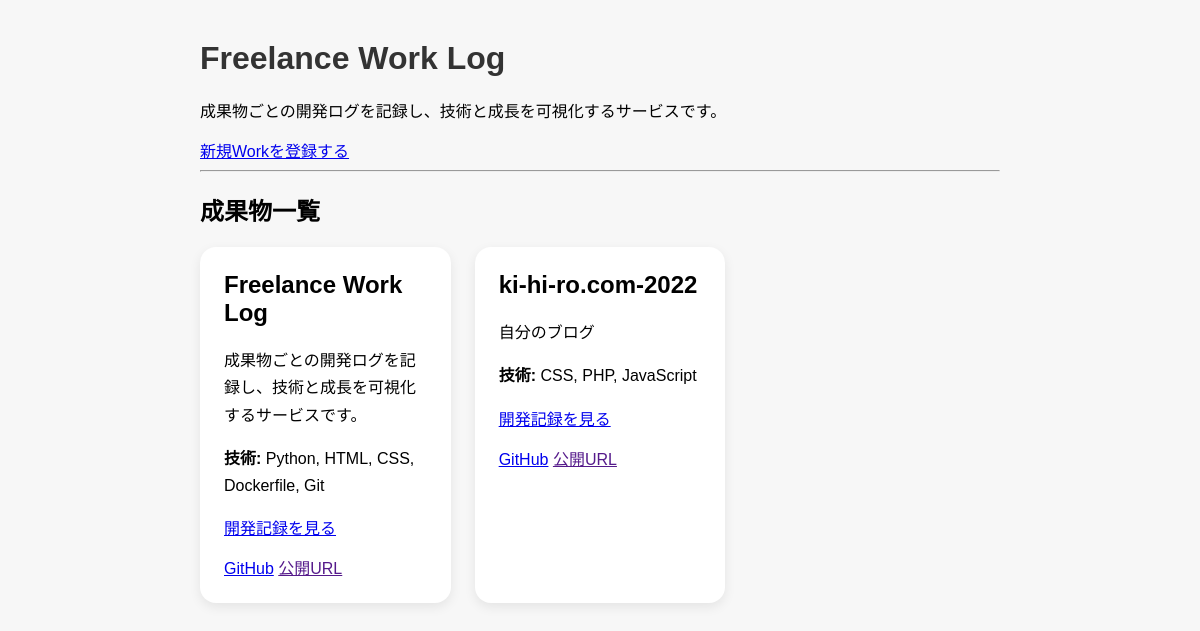
Page /works-page on the earlier database version.
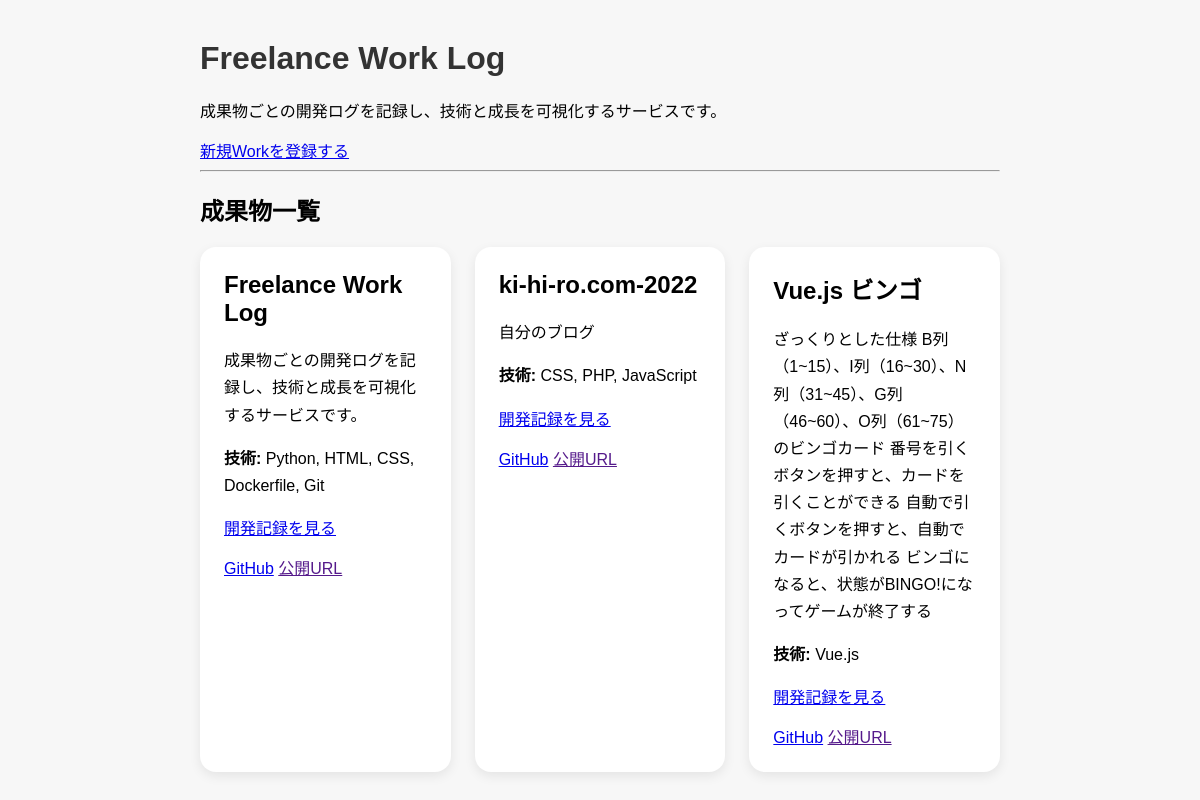
Same page on the later database version.
### app/models.py (models this page shows)
class Work(Base):
    __tablename__ = "works"
    id = Column(Integer, primary_key=True, index=True)
    title = Column(String, nullable=False)
    description = Column(Text, nullable=False)
    github_url = Column(String)
    app_url = Column(String)
    tech_stack = Column(String)
    posts = relationship(
        "Post",
        back_populates="work"
    )
    created_at = Column(DateTime, default=datetime.now)

### app/main.py (the view)
@app.get("/works-page")
def works_page(request: Request, db: Session = Depends(get_db)):
    works = db.query(models.Work).all()
    for work in works:
        work.description = markdown.markdown(work.description)
    return templates.TemplateResponse(
        request,
        "works.html",
        {"works": works}
    )

### app/templates/works.html
<link rel="stylesheet" href="/static/style.css">
<h1>Freelance Work Log</h1>
<p>成果物ごとの開発ログを記録し、技術と成長を可視化するサービスです。</p>
<nav>
  <a href="/works-page/new">新規Workを登録する</a>
</nav>
<hr>
<h2>成果物一覧</h2>
<div class="work-grid">
  {% for work in works %}
    <div class="work-card">
      <h2>{{ work.title }}</h2>
      <p>{{ work.description | safe }}</p>
      <p><strong>技術:</strong> {{ work.tech_stack }}</p>
      <div class="work-actions">
        <a href="/works-page/{{ work.id }}">開発記録を見る</a>
      </div>
      <div class="work-actions">
        <a href="{{ work.github_url }}">GitHub</a>
        <a href="{{ work.public_url }}">公開URL</a>
      </div>
    </div>
  {% endfor %}
</div>

### app/static/style.css (style rules this page uses)
h1 { color: #333; }
.work-grid { display: grid; grid-template-columns: repeat(3, 1fr); gap: 24px; }
.work-card { background: white; border-radius: 16px; padding: 24px; box-shadow: 0 4px 12px rgba(0,0,0,0.08); }
.work-card h2 { margin-top: 0; font-size: 24px; }
.work-card p { line-height: 1.7; }
.work-actions { margin-top: 16px; }

Differences in the rows shown:
added Work: title "Vue.js ビンゴ", description "ざっくりとした仕様 B列（1~15）、I列（16~30）、N列（31~45）、G列（46~60）、O列（61~75）のビンゴカード 番号を引くボタンを押すと、カードを引くことができる 自動で引くボタンを押すと、自動でカードが引かれる ビンゴになると、状態がBINGO!になってゲームが終了する", tech_stack "Vue.js"
